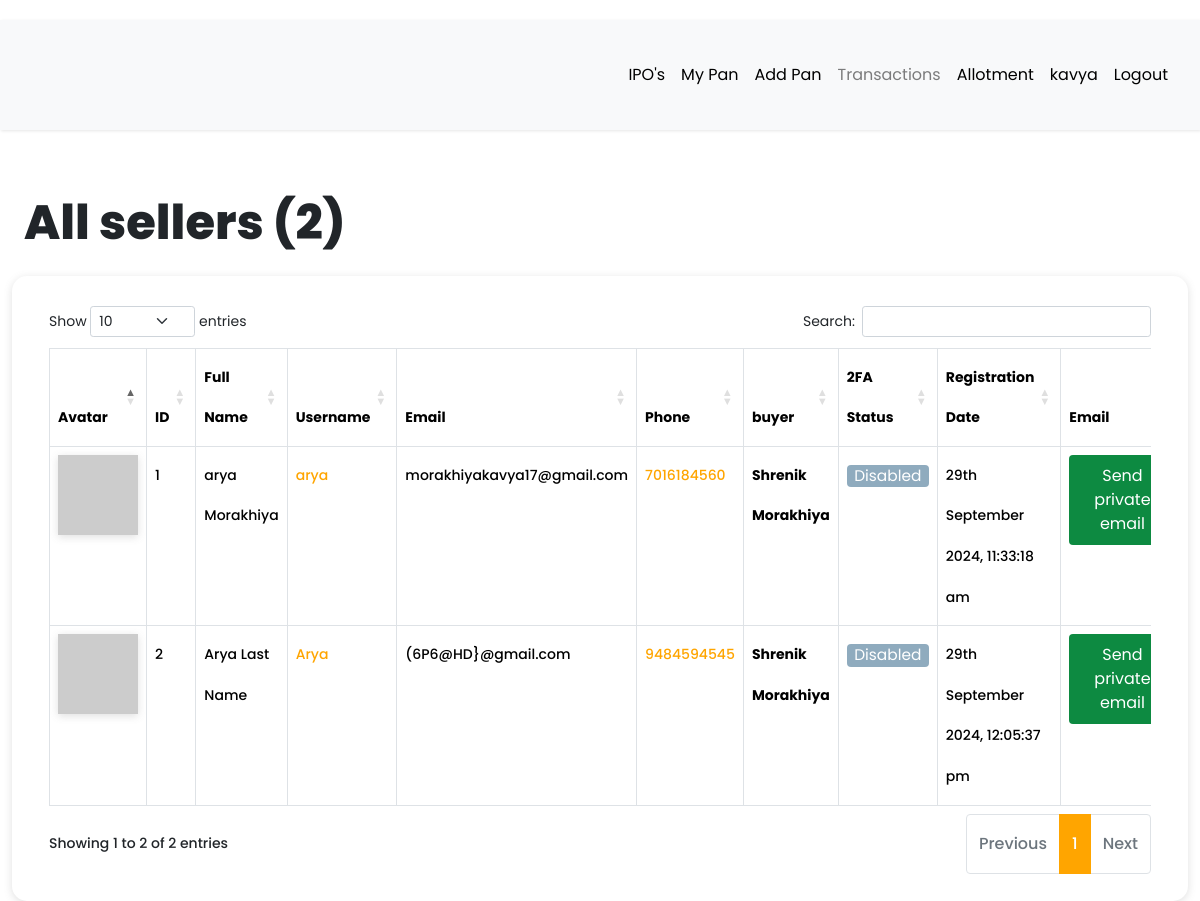
Screenshot of /dashboard/all-sellers (signed in) with the database file from the repository.
### app/models.py (models this page shows, shortened)
class User(db.Model, UserMixin):
    __tablename__ = "user"
    id = db.Column(db.Integer, primary_key=True)
    first_name = db.Column(db.String(64), index=True, default="First Name", nullable=False)
    last_name = db.Column(db.String(64), index=True, nullable=True)
    username = db.Column(db.String(64), index=True, unique=True, nullable=False)
    email = db.Column(db.String(128), index=True, nullable=False)
    password_hash = db.Column(db.String(128))
    confirm_password = db.Column(db.String(128))
    phone_number = db.Column(db.String(20), nullable=False, unique = True)
    verification_phone = db.Column(db.String(20))
    active = db.Column(db.Boolean, nullable=False, default=True)
    delete_account = db.Column(db.Boolean, default=False)
    registered_at = db.Column(db.DateTime, default=datetime.utcnow, nullable=False)
    emails = db.relationship("Email", backref="author", lazy="dynamic")
    type = db.Column(db.String(64))
    __mapper_args__ = {"polymorphic_identity": "user", "polymorphic_on": "type"}
    def two_factor_enabled(self):
        return self.verification_phone is not None
    @property
    def is_active(self):
        return self.active
    def avatar(self, size):
        digest = md5(self.email.lower().encode("utf-8")).hexdigest()
        return f"https://www.gravatar.com/avatar/{digest}?d=identicon&s={size}"

class Seller(User):
    __tablename__ = "seller"
    id = db.Column(
        db.Integer,
        db.ForeignKey("user.id", ondelete="CASCADE", name="fk_seller_user_id"),  # Explicit FK name
        primary_key=True
    )
    current_residence = db.Column(db.String(64), default="Ahmedabad, Gujarat")
    buyer_id = db.Column(db.Integer, db.ForeignKey("buyer.id", ondelete="CASCADE"))
    buyer = db.relationship(
        "Buyer", backref="buyer", foreign_keys=[buyer_id], passive_deletes=True
    )
    __mapper_args__ = {"polymorphic_identity": "seller", "polymorphic_load": "inline"}

### app/routes.py (the view, shortened to what this page needs)
@app.route("/dashboard/all-sellers")
@login_required
def all_sellers():
    try:
        if current_user.type == "admin":
            sellers = Seller.query.all()
            all_registered_sellers = len(sellers)
            return render_template(
                "seller/all_sellers.html",
                title="All sellers",
                sellers=sellers,
                all_registered_sellers=all_registered_sellers,
            )
        else:
            return flash_message()
    except Exception as e:
        print(f"An error occurred: {e}")
        return f"Error : {e}", 400

### app/models.py (called while the page is built)
@login.user_loader
def load_user(id):
    return User.query.get(int(id))

### app/templates/seller/all_sellers.html (shortened to what this page needs)
{% extends 'base.html' %}
{% block current_user_content %}
    <div class="container-fluid content">
        <div class="row">
            <div class="col-md-12">
                <h1 class="mt-4 mb-4">{{ title }} ({{ all_registered_sellers }})</h1>
            </div>
        </div>
        <div class="row users">
            <div class="col-md-12">
                <div class="table-responsive">
                    <table id="data" class="table table-hover table-bordered">
                        <thead>
                            <tr>
                                <th>Avatar</th>
                                <th>ID</th>
                                <th>Full Name</th>
                                <th>Username</th>
                                <th>Email</th>
                                <th>Phone</th>
                                <th>buyer</th>
                                <th>2FA Status</th>
                                <th>Registration Date</th>
                                <th>Email</th>
                            </tr>
                        </thead>
                        <tbody>
                            {% for seller in sellers %}
                                <tr>
                                    <td><img src="{{ seller.avatar(25) }}"></td>
                                    <td>{{ loop.index }}</td>
                                    <td>{{ seller.first_name }} {{ seller.last_name }}</td>
                                    <td> <a href="{{ url_for('all_transaction',seller_id = seller.id) }}">{{ seller.username }}</a></td>
                                    <td>{{ seller.email }}</td>
                                    <td><a href="https://wa.me/{{ seller.phone_number | replace('+', '') }}?text=Hello%20From%20KavyaArya" target="_blank">{{ seller.phone_number }}</a></td>
                                    <td><strong>{{ seller.buyer.first_name }} {{ seller.buyer.last_name }}</strong></td>
                                    {% if seller.two_factor_enabled() %}
                                        <td><span class="label label-info"> Enabled </span></td>
                                    {% else %}
                                        <td><span class="label label-info"> Disabled </span></td>
                                    {% endif %}
                                    <td>{{ moment(seller.registered_at).format('Do MMMM YYYY, h:mm:ss a') }}</td>
                                    <td>
                                        {% if seller.email == current_user.email %}
                                            <a
                                                href=" {{ url_for('compose_direct_email_to_seller', email=seller.email) }} "
                                                class="btn link_disabled"
                                                style="background-color: #0d8a41; color: white;">
                                                Send Private Email
                                            </a>
                                        {% else %}
                                            <a
                                                href=" {{ url_for('compose_direct_email_to_seller', email=seller.email) }} "
                                                class="btn"
                                                style="background-color: #0d8a41; color: white;">
                                                    Send private email
                                            </a>
                                        {% endif %}
                                    </td>
                                </tr>
                            {% endfor %}
                        </tbody>
                    </table>
                </div>
            </div>
        </div>
    </div>
{% endblock %}

### app/templates/base.html (shortened to what this page needs)
<!DOCTYPE html>
<html lang="eng">
<head>
  <link rel="stylesheet" href="https://cdnjs.cloudflare.com/ajax/libs/intl-tel-input/16.0.4/css/intlTelInput.css">
  <link rel="stylesheet" type="text/css" href="https://cdn.datatables.net/1.10.25/css/dataTables.bootstrap5.css">
  <link rel="stylesheet" href="{{ url_for('static', filename='css/navbar.css') }}">
  {% if current_user.is_authenticated %}
  <link rel="stylesheet" type="text/css" href="{{ url_for('static', filename='css/custom_current_user.css') }}"
    alt="52 Not available at this momoent">
  <link href="https://cdn.jsdelivr.net/npm/bootstrap@5.3.3/dist/css/bootstrap.min.css" rel="stylesheet"
>
  <link rel="stylesheet" href="{{ url_for('static', filename='css/main.css') }}">
  <link rel="stylesheet"
    href="https://cdnjs.cloudflare.com/ajax/libs/malihu-custom-scrollbar-plugin/3.1.5/jquery.mCustomScrollbar.min.css">
  {% endif %}
</head>
<body>
    {% if current_user.is_authenticated %}
    {% if current_user.is_active %}
    <div class="wrapper">
      <div id="content">
        <nav class="navbar navbar-expand-lg navbar-light bg-light">
          <div class="container-fluid">
            {% if current_user.type == "seller" %}
            <div class="collapse navbar-collapse" id="navbarSupportedContent">
              <ul class="nav navbar-nav ms-auto">
                <li class="nav-item">
                  <a class="nav-link {{ 'link_disabled' if request.endpoint == 'view_product' else '' }}"
                    href="{{ url_for('view_product') }}" alt="459 Not available at this moment">IPO's</a>
                </li>
                <li class="nav-item">
                  <a class="nav-link {{ 'link_disabled' if request.endpoint == 'all_pan' else '' }}"
                    href="{{ url_for('all_pan') }}" alt="459 Not available at this moment">My Pan</a>
                </li>
                <li class="nav-item">
                  <a class="nav-link {{ 'link_disabled' if request.endpoint == 'add_pan' else '' }}"
                    href="{{ url_for('add_pan') }}" alt="459 Not available at this moment">Add Pan</a>
                </li>
                <li class="nav-item">
                  <a class="nav-link {{ 'link_disabled' if request.endpoint == 'all_transaction' else '' }}"
                    href="{{ url_for('all_transaction') }}" alt="459 Not available at this moment">Transactions</a>
                </li>
                <li class="nav-item">
                  <a class="nav-link {{ 'link_disabled' if request.endpoint == 'checking_allotment' else '' }}"
                    href="{{ url_for('checking_allotment') }}" alt="459 Not available at this moment">Allotment</a>
                </li>
                <li class="nav-item ">
                  <a class="nav-link {{ 'link_disabled' if request.endpoint == 'dashboard' else '' }}"
                    href="{{ url_for('dashboard') }}" alt="459 Not available at this moment">{{ current_user.username
                    }}</a>
                </li>
                <li class="nav-item">
                  <a class="nav-link {{ 'link_disabled' if request.endpoint == 'logout' else '' }}"
                    href="{{ url_for('logout') }}" alt="459 Not available at this moment">Logout</a>
                </li>
              </ul>
            </div>
            {% elif current_user.type == "admin" %}
            <div class="collapse navbar-collapse" id="navbarSupportedContent">
              <ul class="nav navbar-nav ms-auto">
                <li class="nav-item">
                  <a class="nav-link {{ 'link_disabled' if request.endpoint == 'view_product' else '' }}"
                    href="{{ url_for('view_product') }}" alt="459 Not available at this moment">IPO's</a>
                </li>
                <li class="nav-item">
                  <a class="nav-link {{ 'link_disabled' if request.endpoint == 'all_pan' else '' }}"
                    href="{{ url_for('all_pan') }}" alt="459 Not available at this moment">My Pan</a>
                </li>
                <li class="nav-item">
                  <a class="nav-link {{ 'link_disabled' if request.endpoint == 'add_pan' else '' }}"
                    href="{{ url_for('add_pan') }}" alt="459 Not available at this moment">Add Pan</a>
                </li>
                {% if current_user.type == "admin" or current_user.type == "buyer" %}
                <li class="nav-item">
                  <a class="nav-link {{ 'link_disabled' if request.endpoint == 'all_sellers' else '' }}"
                    href="{{ url_for('all_sellers') }}" alt="459 Not available at this moment">Transactions</a>
                </li>
                {% else %}
                <li class="nav-item">
                  <a class="nav-link {{ 'link_disabled' if request.endpoint == 'all_transaction' else '' }}"
                    href="{{ url_for('all_transaction') }}" alt="459 Not available at this moment">Transactions</a>
                </li>
                {% endif %}
                <li class="nav-item">
                  <a class="nav-link {{ 'link_disabled' if request.endpoint == 'checking_allotment' else '' }}"
                    href="{{ url_for('checking_allotment') }}" alt="459 Not available at this moment">Allotment</a>
                </li>
                <li class="nav-item ">
                  <a class="nav-link {{ 'link_disabled' if request.endpoint == 'dashboard' else '' }}"
                    href="{{ url_for('dashboard') }}" alt="459 Not available at this moment">{{ current_user.username
                    }}</a>
                </li>
                <li class="nav-item">
                  <a class="nav-link {{ 'link_disabled' if request.endpoint == 'logout' else '' }}"
                    href="{{ url_for('logout') }}" alt="459 Not available at this moment">Logout</a>
                </li>
              </ul>
            </div>
            {% endif %}
        </nav>
        {% block current_user_content %}
        {% endblock %}
      </div>
    </div>
    {% endif %}
    {% endif %}
</body>
</html>

### app/static/css/navbar.css (style rules this page uses)
:root { --default-primary: #90f188; --default-secondary: #0f1d07; --container-gutter: clamp(2.5rem, 2.6455026455vw, 3.325rem); --theme-primary: var(--default-primary); --theme-secondary: var(--default-secondary); }

### app/static/css/custom_current_user.css (style rules this page uses)
body { font-family: 'Poppins', sans-serif; background: #fafafa; }
a, a:hover, a:focus { color: inherit; text-decoration: none; transition: all 0.3s; }
.navbar { padding: 15px 10px; background: #fff; border: none; border-radius: 0; margin-bottom: 40px; box-shadow: 1px 1px 3px #0000001a; }
.wrapper { display: flex; width: 100%; }
#content { width: calc(100%); padding-top: 20px; padding-bottom: 20px; min-height: 100vh; transition: all 0.3s; position: absolute; top: 0; right: 0; }
.users { margin-bottom: 25px; padding: 25px; border-radius: 15px; box-shadow: #63636333 0px 2px 8px 0px; }
.link_disabled { pointer-events: none; color: currentColor; cursor: not-allowed; opacity: 0.5; text-decoration: none; }
.btn { display: inline-block; font-weight: 400; line-height: 0.5; color: #575555; text-align: center; text-decoration: none; vertical-align: middle; cursor: pointer; -webkit-user-select: none; -moz-user-select: none; -ms-user-select: none; user-select: none; background-color: #c2c2c2; border: 1px solid transparent; padding: 0.8rem 0.8rem; font-size: 1.1em; border-radius: 0.25rem; transition: color 0.15s ease-in-out, background-color 0.15s ease-in-out, border-color 0.15s ease-in-out, box-shadow 0.15s ease-in-out; }
.label { display: inline-block; font-weight: 400; line-height: 0.5; text-align: center; text-decoration: none; vertical-align: middle; cursor: pointer; -webkit-user-select: none; -moz-user-select: none; -ms-user-select: none; user-select: none; background-color: #e2e2e2; border: 1px solid transparent; padding: 0.4rem 0.4rem; font-size: 1.1em; border-radius: 0.25rem; transition: color 0.15s ease-in-out, background-color 0.15s ease-in-out, border-color 0.15s ease-in-out, box-shadow 0.15s ease-in-out; }
.label-info { background-color: #8fabbe; }
.label-info, .label-success, .label-warning, .label-danger, .label-info:hover, .label-success:hover, .label-warning:hover, .label-danger:hover { color: white; }
img { box-shadow: #63636333 0px 2px 8px 0px; }

### rows the page displays
User: username "kavya"
Seller: first_name "arya", last_name "Morakhiya", username "arya", email "morakhiyakavya17@gmail.com", phone_number "7016184560", buyer.first_name "Shrenik", buyer.last_name "Morakhiya"
User: registered_at "29th September 2024, 11:33:18 am"
Seller: first_name "Arya", last_name "Last Name", username "Arya", email "(6P6@HD}@gmail.com", phone_number "9484594545", buyer.first_name "Shrenik", buyer.last_name "Morakhiya"
User: registered_at "29th September 2024, 12:05:37 pm"

### other values shown
{{ title }} "All sellers"
{{ all_registered_sellers }} "2"
